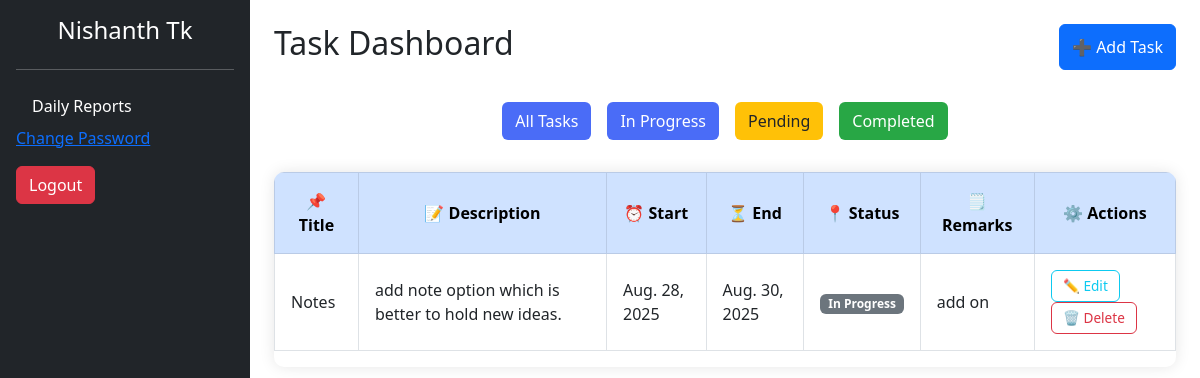
Page /?status=inprogress (signed in) on the committed database.
### Taskapp/models.py (models this page shows, shortened)
class Register(models.Model):
    username = models.CharField(max_length=20, unique=True)
    password = models.CharField(max_length=128)  # hashed

class Task(models.Model):
    title = models.CharField(max_length=255)
    description = models.TextField()
    start_date = models.DateField(null=True, blank=True)
    end_date = models.DateField(null=True, blank=True)
    status = models.CharField(max_length=100, null=True, blank=True)
    remarks = models.TextField(null=True, blank=True)
    created_by = models.ForeignKey(Register, on_delete=models.CASCADE)

### Taskapp/views.py (the view, shortened to what this page needs)
# urls.py: path('', views.index, name='index'),
def index(request):
    username = request.session.get('username')
    if not username:
        return redirect('login')  # User not logged in
    try:
        user = Register.objects.get(username=username)
    except Register.DoesNotExist:
        request.session.flush()  # Clear invalid session
        return redirect('login')
    status_filter = request.GET.get('status', 'all')
    if status_filter == 'pending':
        tasks = Task.objects.filter(created_by=user, status__iexact='Pending')
    elif status_filter == 'inprogress':
        tasks = Task.objects.filter(created_by=user, status__iexact='In Progress')
    elif status_filter == 'completed':
        tasks = Task.objects.filter(created_by=user, status__iexact='Completed')
    else:
        tasks = Task.objects.filter(created_by=user)
    today = date.today()
    reminder_tasks = Task.objects.filter(
        created_by=user,
        end_date__range=(today, today + timedelta(days=5)),
        status__in=["Pending", "In Progress"]
    )
    return render(request, 'index.html', {
        'tasks': tasks,
        'username': user.username,
        'reminder_tasks': reminder_tasks
    })

### Taskapp/templates/index.html (shortened to what this page needs)
{% load static %}
<!DOCTYPE html>
<html lang="en">
<head>
    <link rel="stylesheet" href="https://cdn.jsdelivr.net/npm/bootstrap@5.3.0/dist/css/bootstrap.min.css">
</head>
<body style="min-height: 100vh; display: flex;">
<div class="bg-dark text-white p-3" style="width: 250px;">
    <h4 class="mb-4  text-center"> {{ username }}</h4><hr>
    <ul class="nav flex-column">
        <li class="nav-item"><a class="nav-link text-white" href="{% url 'daily_plan' %}">Daily  Reports</a></li>
        <a href="{% url 'change_password' %}">Change Password</a>
        <li class="nav-item mt-3"><a class="btn btn-danger" href="{% url 'logout' %}">Logout</a></li>
    </ul>
</div>
<div class="container-fluid p-4" style="flex: 1;">
    <div class="d-flex justify-content-between mb-3">
        <h2>Task Dashboard</h2>
        <button class="btn btn-primary" data-bs-toggle="modal" data-bs-target="#taskModal" onclick="resetForm()">➕ Add Task</button>
    </div>
<div class="filter-buttons">
    <a href="?status=all" class="btn-link">
        <button class="btn all">All Tasks</button>
    </a>
    <a href="?status=In Progress" class="btn-link">
        <button class="btn all">In Progress</button>
    </a>
    <a href="?status=pending" class="btn-link">
        <button class="btn pending">Pending</button>
    </a>
    <a href="?status=completed" class="btn-link">
        <button class="btn completed">Completed</button>
    </a>
</div>
<div class="table-responsive task-table-wrapper">
    <table class="table table-bordered table-hover align-middle task-table">
        <thead class="table-primary text-center">
            <tr>
                <th>📌 Title</th>
                <th>📝 Description</th>
                <th>⏰ Start</th>
                <th>⏳ End</th>
                <th>📍 Status</th>
                <th>🗒️ Remarks</th>
                <th>⚙️ Actions</th>
            </tr>
        </thead>
        <tbody>
            {% for task in tasks %}
                <tr>
                    <td>{{ task.title }}</td>
                    <td>{{ task.description }}</td>
                    <td>{{ task.start_date }}</td>
                    <td>{{ task.end_date }}</td>
                    <td>
                        {% if task.status == "completed" %}
                            <span class="badge bg-success">Completed</span>
                        {% elif task.status == "pending" %}
                            <span class="badge bg-warning text-dark">Pending</span>
                        {% else %}
                            <span class="badge bg-secondary">{{ task.status }}</span>
                        {% endif %}
                    </td>
                    <td>{{ task.remarks }}</td>
                    <td>
                        <button class="btn btn-sm btn-outline-info me-1" onclick="editTask({{ task.id }})">
                            ✏️ Edit
                        </button>
                        <a href="{% url 'delete_task' task.id %}"
                           class="btn btn-sm btn-outline-danger"
                           onclick="return confirm('Delete this task?')">
                           🗑️ Delete
                        </a>
                    </td>
                </tr>
            {% empty %}
                <tr>
                    <td colspan="7" class="text-center text-muted">No tasks available.</td>
                </tr>
            {% endfor %}
        </tbody>
    </table>
</div>
</div>
</body>
</html>

### Taskapp/templates/index.html (style rules this page uses)
.filter-buttons { display: flex; justify-content: center; gap: 1rem; margin: 2rem 0; }
.btn-link { text-decoration: none; }
.btn.all { background-color: #4a6cf7; color: #fff; }
.btn.pending { background-color: #ffc107; color: #212529; }
.btn.completed { background-color: #28a745; color: #fff; }
.task-table-wrapper { margin-top: 2rem; border-radius: 10px; box-shadow: 0 0 15px rgba(0, 0, 0, 0.1); overflow: hidden; }
.task-table thead { font-size: 1rem; }
.task-table td, .task-table th { padding: 1rem; vertical-align: middle; }
.btn-sm { font-size: 0.85rem; padding: 0.3rem 0.7rem; border-radius: 0.375rem; }

### rows in the picture
Register: username "Nishanth Tk"
Task: title "Notes", description "add note option which is better to hold new ideas.", start_date "Aug. 28, 2025", end_date "Aug. 30, 2025", status "In Progress", remarks "add on"
